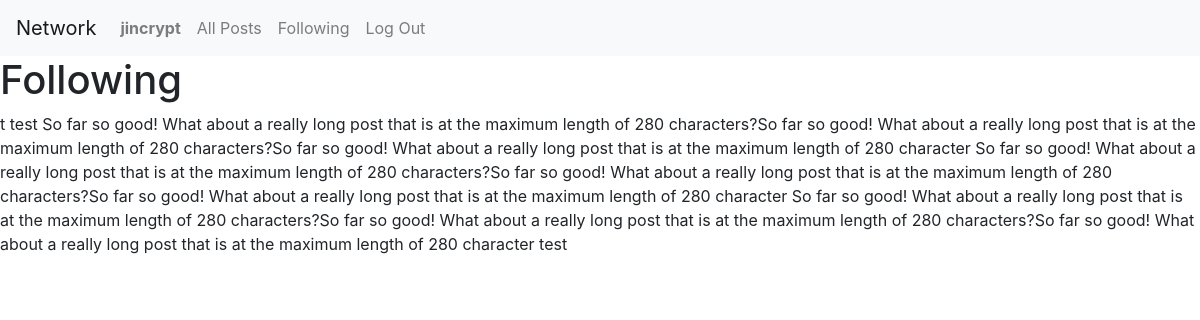
The app's page /following (signed in), older data.
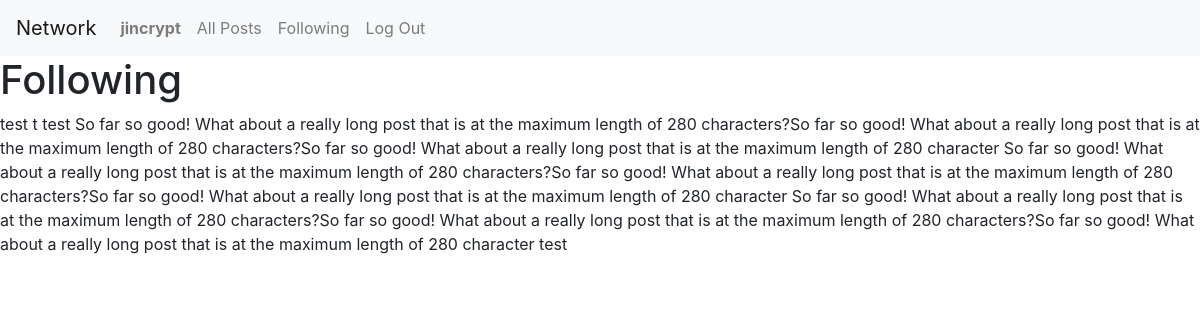
The same page, newer data.
### network/models.py (models this page shows, shortened)
class Post(models.Model):
    user = models.ForeignKey("User", on_delete=models.CASCADE, related_name="posts")
    body = models.CharField(blank=False, max_length=280)
    timestamp = models.DateTimeField(auto_now_add=True)
    likes = models.PositiveIntegerField(default=0)

### network/views.py (the view)
# urls.py: path("following", views.following, name="following"),
def following(request):
    owner_id = User.objects.get(username=request.user).id
    followers = list(User.objects.filter(follow=owner_id))
    posts = Post.objects.filter(user__in=followers).order_by('-timestamp')
    return render(request, "network/following.html", {
        "posts":posts
    })

### network/templates/network/following.html (shortened to what this page needs)
{% extends "network/layout.html" %}
{% load static %}
{% block body %}
<h1>Following</h1>
{% for post in posts %}
    {{ post.body }}
{% endfor %}
{% endblock %}

Row changes from the older to the newer data that the page shows:
added Post: body "test"
